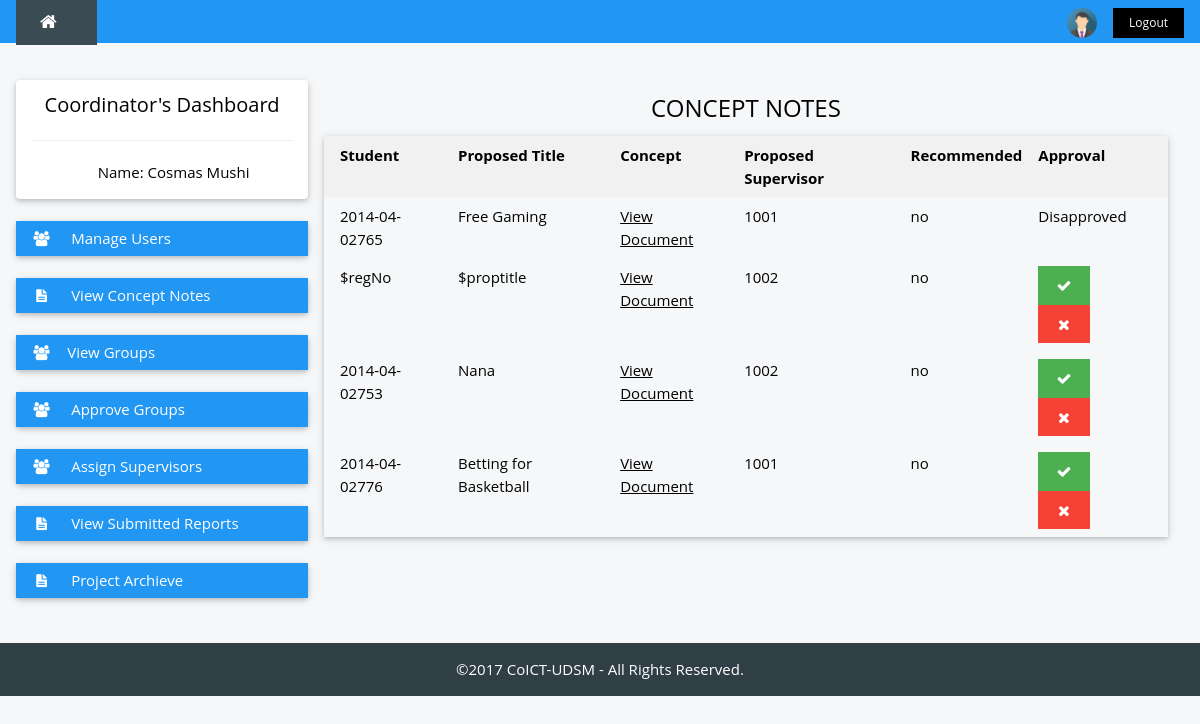
Page /coordinator/viewconcepts.php on the earlier database version.
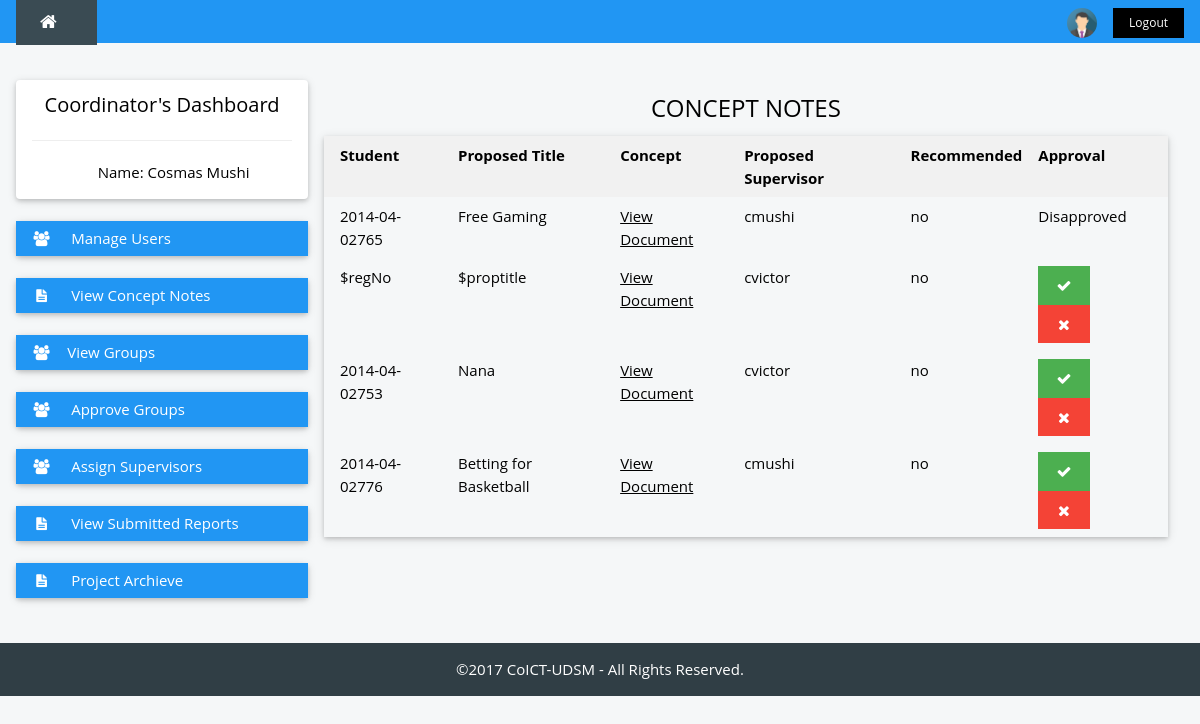
Same page on the later database version.
### tables this page shows
CREATE TABLE `conceptnote` (
  `conceptid` int(15) NOT NULL,
  `studentid` varchar(13) NOT NULL,
  `proposedtitle` varchar(100) NOT NULL,
  `expectedoutput` varchar(50) NOT NULL,
  `conceptfile` varchar(100) NOT NULL,
  `supervisor` varchar(20) NOT NULL,
  `reccomended` varchar(16) NOT NULL,
  `approval` varchar(20) DEFAULT NULL,
  `time` timestamp NOT NULL
);

### coordinator/viewconcepts.php (the view, shortened to what this page needs)
<?php
  include '../header.php';
?>
<div class="w3-container " style="max-width:1400px;margin-top:80px">
  <div class="w3-row">
    <div class="w3-col m3">
    <?php include 'coord-nav.php';   ?>
    </div>
    <div class="w3-col m9">
	  <div id="main">
	    <div class="w3-row-padding w3-container w3-center">
			<h3>CONCEPT NOTES</h3>
			  <div class="w3-card-2">
				<table class="w3-table w3-hoverable" border="0">
				<thead>
				  <tr class="w3-light-grey">
				    <th colspan="">Student</th>
				    <th>Proposed Title</th>
				    <th>Concept </th>
				    <th>Proposed Supervisor </th>
				    <th>Recommended </th>
				    <th>Approval </th>
				    <th></th>
				  </tr>
				</thead>
				<?php
					while($concept_note=mysqli_fetch_array($studentconcept)) {
						$approval = $concept_note['approval'];
				?>
				<tr>
				  <td><?php echo $concept_note['studentid']; ?></td>
				  <td><?php echo $concept_note['proposedtitle']; ?></td>
				  <td><a href="">View Document</a></td>
				  <td><?php echo $concept_note['supervisor']; ?></td>
			      <td><?php echo $concept_note['reccomended']; ?></td>
			      <td>
			      <?php
					if ($approval =="waiting") { ?>
				         <button class="w3-padding w3-btn w3-green w3-left-align" onclick="approveConcept()"><i class="fa fa-check fa-fw"></i></button>
				      	<button class="w3-padding w3-btn w3-red w3-left-align" onclick="disapproveConcept()"><i class="fa fa-remove fa-fw"></i></button>
					<?php
					} elseif ($approval =="approved")
			        {
			               echo "Approved";
			        }
			      elseif ($approval =="disapproved")
			        {
			              echo "Disapproved";
			        }
			      ?>
				  </td>
				</tr>
				<?php } ?>
				</table>
				</div>
		</div>
	  </div>
    </div>
  </div>
</div>
<br>
<?php
  include '../footer.php';
?>

Differences in the rows shown:
changed conceptnote "Free Gaming": supervisor "1001" → "cmushi"
changed conceptnote "$regNo": supervisor "1002" → "cvictor"
changed conceptnote "Nana": supervisor "1002" → "cvictor"
changed conceptnote "Betting for Basketball": supervisor "1001" → "cmushi"
